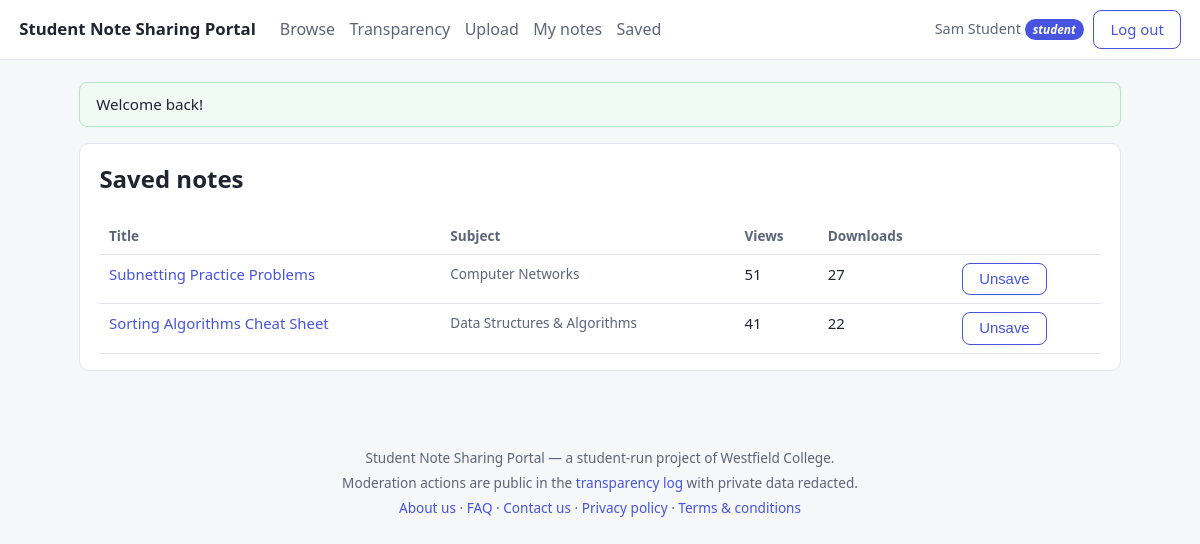
The page /bookmarks.php (signed in) on the database its author committed.
### tables this page shows
CREATE TABLE users (
  id              INT UNSIGNED AUTO_INCREMENT PRIMARY KEY,
  institution_id  INT UNSIGNED NOT NULL,
  email           VARCHAR(150) NOT NULL UNIQUE,
  password_hash   VARCHAR(255) NOT NULL,
  display_name    VARCHAR(100) NOT NULL,
  role            ENUM('student','moderator','admin') NOT NULL DEFAULT 'student',
  created_at      TIMESTAMP NOT NULL DEFAULT CURRENT_TIMESTAMP,
  FOREIGN KEY (institution_id) REFERENCES institutions(id)
);

CREATE TABLE notes (
  id                 INT UNSIGNED AUTO_INCREMENT PRIMARY KEY,
  uploader_id        INT UNSIGNED NOT NULL,
  subject_id         INT UNSIGNED NOT NULL,
  title              VARCHAR(200) NOT NULL,
  description        TEXT,
  status             ENUM('draft','pending','published','rejected','removed')
                       NOT NULL DEFAULT 'pending',
  file_ref           VARCHAR(64) NOT NULL,
  original_name      VARCHAR(255) NOT NULL,
  mime               VARCHAR(100) NOT NULL,
  size_bytes         INT UNSIGNED NOT NULL,
  ownership_attested TINYINT(1) NOT NULL,
  view_count         INT UNSIGNED NOT NULL DEFAULT 0,
  download_count     INT UNSIGNED NOT NULL DEFAULT 0,
  created_at         TIMESTAMP NOT NULL DEFAULT CURRENT_TIMESTAMP,
  published_at       TIMESTAMP NULL,
  FOREIGN KEY (uploader_id) REFERENCES users(id),
  FOREIGN KEY (subject_id) REFERENCES subjects(id),
  INDEX notes_status_created_idx (status, created_at),
  INDEX notes_subject_idx (subject_id),
  FULLTEXT KEY notes_search_idx (title, description),
  CONSTRAINT notes_title_len CHECK (CHAR_LENGTH(title) BETWEEN 3 AND 200),
  CONSTRAINT notes_attested CHECK (ownership_attested = 1)
);

CREATE TABLE subjects (
  id        INT UNSIGNED AUTO_INCREMENT PRIMARY KEY,
  course_id INT UNSIGNED NOT NULL,
  name      VARCHAR(150) NOT NULL,
  UNIQUE KEY subjects_course_name_uq (course_id, name),
  FOREIGN KEY (course_id) REFERENCES courses(id) ON DELETE CASCADE
);

### includes/functions.php (called while the page is built, shortened)
<?php
function e(mixed $value): string
{
    return htmlspecialchars((string) $value, ENT_QUOTES, 'UTF-8');
}
function take_flashes(): array
{
    $list = $_SESSION['flash'] ?? [];
    return $list;
}

### includes/auth.php (called while the page is built, shortened)
<?php
require_once __DIR__ . '/db.php';
require_once __DIR__ . '/functions.php';
function current_user(): ?array
{
    if (array_key_exists('op_user', $GLOBALS)) {
        return $GLOBALS['op_user'] ?: null;
    }
    $id = filter_var($_SESSION['user_id'] ?? null, FILTER_VALIDATE_INT);
    $row = query('SELECT id, email, display_name, role, institution_id FROM users WHERE id = ?', [$id])->fetch();
    return $GLOBALS['op_user'] = $row ?: null;
}
function require_login(): void
{
    if (current_user() === null) {
        flash('Please log in first.', 'warn');
        redirect('login.php');
    }
}

### includes/db.php (called while the page is built, shortened)
<?php
function db(): PDO
{
    static $pdo = null;
    if ($pdo instanceof PDO) {
        return $pdo;
    }
    $dsn = 'mysql:host=' . DB_HOST . ';dbname=' . DB_NAME . ';charset=utf8mb4';
    try {
        $pdo = new PDO($dsn, DB_USER, DB_PASS, [
            PDO::ATTR_ERRMODE            => PDO::ERRMODE_EXCEPTION,
            PDO::ATTR_DEFAULT_FETCH_MODE => PDO::FETCH_ASSOC,
            PDO::ATTR_EMULATE_PREPARES   => false,
        ]);
    } catch (PDOException $e) {
        http_response_code(503);
        die('Database unavailable — is MySQL running and the note_portal schema imported? (Server said: ' . htmlspecialchars($e->getMessage()) . ')');
    }
    return $pdo;
}
function query(string $sql, array $params = []): PDOStatement
{
    $stmt = db()->prepare($sql);
    $stmt->execute($params);
    return $stmt;
}

### bookmarks.php (the view, shortened to what this page needs)
<?php
require_once __DIR__ . '/includes/auth.php';
require_login();
$me = current_user();
$rows = query(
    "SELECT n.id, n.title, n.view_count, n.download_count, s.name AS subject
     FROM bookmarks b
     JOIN notes n ON n.id = b.note_id AND n.status = 'published'
     JOIN subjects s ON s.id = n.subject_id
     WHERE b.user_id = ?
     ORDER BY b.created_at DESC",
    [$me['id']]
)->fetchAll();
require __DIR__ . '/includes/header.php';
?>
<article class="card">
  <h1 style="margin-top:0">Saved notes</h1>
  <?php if (! $rows): ?>
    <p class="muted">Nothing saved yet — open a published note and press ☆ Save.</p>
  <?php else: ?>
    <table class="table">
      <thead><tr><th>Title</th><th>Subject</th><th>Views</th><th>Downloads</th><th></th></tr></thead>
      <tbody>
      <?php foreach ($rows as $r): ?>
        <tr>
          <td><a href="note.php?id=<?= (int) $r['id'] ?>"><?= e($r['title']) ?></a></td>
          <td class="meta"><?= e($r['subject']) ?></td>
          <td><?= (int) $r['view_count'] ?></td>
          <td><?= (int) $r['download_count'] ?></td>
          <td>
            <form class="inline" method="post">
              <button class="btn btn-sec">Unsave</button>
            </form>
          </td>
        </tr>
      <?php endforeach; ?>
      </tbody>
    </table>
  <?php endif; ?>
</article>
<?php require __DIR__ . '/includes/footer.php'; ?>

### includes/header.php (shortened to what this page needs)
<?php
require_once __DIR__ . '/auth.php';
$user    = current_user();
$flashes = take_flashes();
?>
<!DOCTYPE html>
<html lang="en">
<head>
<link rel="stylesheet" href="assets/style.css">
</head>
<body>
<header class="topbar">
  <a class="brand" href="index.php"><?= e(APP_NAME) ?></a>
  <nav>
    <a href="index.php" class="<?= basename($_SERVER['PHP_SELF']) === 'index.php' ? 'active' : '' ?>">Browse</a>
    <a href="transparency.php" class="<?= basename($_SERVER['PHP_SELF']) === 'transparency.php' ? 'active' : '' ?>">Transparency</a>
    <?php if ($user): ?>
      <a href="upload.php">Upload</a>
      <a href="my_notes.php">My notes</a>
      <a href="bookmarks.php">Saved</a>
    <?php endif; ?>
  </nav>
  <div class="account">
    <?php if ($user): ?>
      <span class="who"><?= e($user['display_name']) ?> <em class="badge badge-role"><?= e($user['role']) ?></em></span>
      <a class="btn btn-sec" href="logout.php">Log out</a>
    <?php else: ?>
      <a class="btn btn-sec" href="login.php">Log in</a>
      <a class="btn" href="register.php">Register</a>
    <?php endif; ?>
  </div>
</header>
<main class="wrap">
<?php foreach ($flashes as $f): ?>
  <div class="flash flash-<?= e($f['t']) ?>"><?= e($f['m']) ?></div>
<?php endforeach; ?>

### assets/style.css (style rules this page uses)
:root { --bg: #f6f7f9; --card: #ffffff; --ink: #1f2430; --muted: #68708a26; --muted-text: #5c6478; --brand: #4654e0; --brand-dark: #3a45c4; --ok: #178a4c; --bad: #c0392b; --warn: #b7791f; --line: #e3e6ee; }
* { box-sizing: border-box; }
body { margin: 0; font: 16px/1.55 "Segoe UI", system-ui, -apple-system, sans-serif; color: var(--ink); background: var(--bg); }
a { color: var(--brand); text-decoration: none; }
.topbar { display: flex; align-items: center; gap: 1.5rem; padding: .6rem 1.2rem; background: var(--card); border-bottom: 1px solid var(--line); position: sticky; top: 0; z-index: 5; }
.brand { font-weight: 700; font-size: 1.05rem; color: var(--ink); }
.topbar nav { display: flex; gap: .9rem; flex: 1; flex-wrap: wrap; }
.topbar nav a { color: var(--muted-text); padding: .25rem 0; }
.account { display: flex; gap: .6rem; align-items: center; }
.who { color: var(--muted-text); font-size: .9rem; }
.wrap { max-width: 1080px; margin: 1.4rem auto 3rem; padding: 0 1.2rem; }
.flash { padding: .6rem 1rem; margin-bottom: 1rem; border-radius: 8px; border: 1px solid var(--line); background: var(--card); font-size: .95rem; }
.flash-ok { border-color: #b7e2c8; background: #f0faf4; }
.card { background: var(--card); border: 1px solid var(--line); border-radius: 10px; padding: 1rem 1.2rem; }
.meta { color: var(--muted-text); font-size: .85rem; }
.badge { display: inline-block; padding: .1rem .5rem; border-radius: 999px; font-size: .74rem; font-weight: 600; background: #eef0f5; color: var(--muted-text); }
.badge-role { background: var(--brand); color: #fff; }
.btn { display: inline-block; padding: .45rem 1rem; border-radius: 8px; background: var(--brand); color: #fff; border: 1px solid var(--brand); font-size: .93rem; cursor: pointer; text-decoration: none; }
.btn-sec { background: transparent; color: var(--brand); }
form.inline { display: inline-block; }
.table { width: 100%; border-collapse: collapse; font-size: .93rem; }
.table th, .table td { text-align: left; padding: .5rem .6rem; border-bottom: 1px solid var(--line); vertical-align: top; }
.table th { color: var(--muted-text); font-weight: 600; font-size: .85rem; }

### rows shown on the page
users: display_name "Sam Student", role "student"
notes: title "Subnetting Practice Problems", subject.name "Computer Networks", view_count "51", download_count "27"
notes: title "Sorting Algorithms Cheat Sheet", subject.name "Data Structures & Algorithms", view_count "41", download_count "22"

### other values the page prints
APP_NAME "Student Note Sharing Portal"
$f['m'] "Welcome back!"
